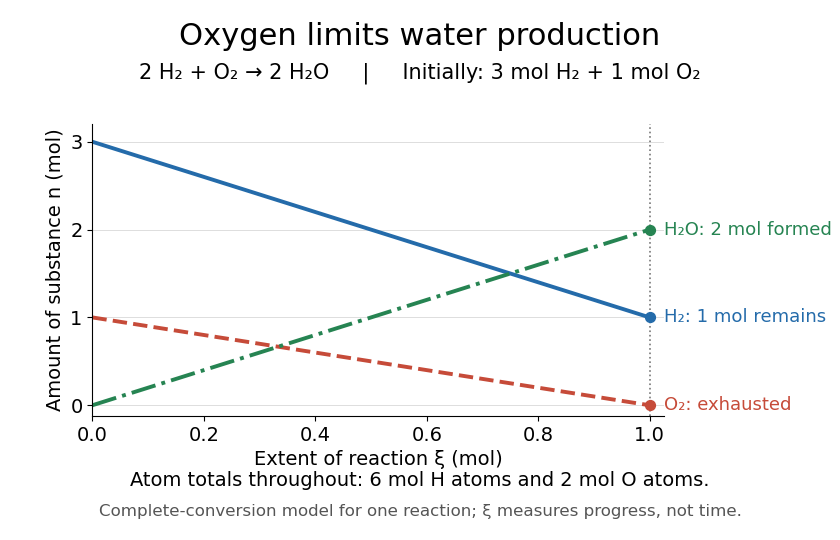

Python code for this plot:
"""Draw limiting-reagent-amounts.png into the current working directory.

Single-reaction stoichiometric progress; the horizontal axis is not time.
Tested with Python 3.14.4, NumPy 2.3.5, Matplotlib 3.10.7.
From _media: MPLBACKEND=Agg MPLCONFIGDIR=/tmp python3 ../limiting-reagent-amounts.py
"""

import matplotlib

matplotlib.use("Agg")
import matplotlib.pyplot as plt
import numpy as np


def main():
    initial = np.array([3.0, 1.0, 0.0])
    stoichiometric = np.array([-2.0, -1.0, 2.0])
    limit = np.min(initial[:2] / -stoichiometric[:2])
    extent = np.linspace(0, limit, 201)
    amounts = initial[:, None] + stoichiometric[:, None] * extent
    atom_composition = np.array([[2, 0, 2], [0, 2, 1]])
    np.testing.assert_allclose(atom_composition @ stoichiometric, [0, 0])
    np.testing.assert_allclose(atom_composition @ amounts,
                               np.tile([[6], [2]], (1, extent.size)))
    np.testing.assert_allclose(amounts[:, -1], [1, 0, 2])
    assert limit == 1 and np.all(amounts >= 0)
    assert np.any(initial + stoichiometric * (limit + 0.01) < 0)
    plt.rcParams.update({"font.size": 14, "savefig.facecolor": "white"})
    fig, ax = plt.subplots(figsize=(8.4, 5.4), facecolor="white")
    fig.subplots_adjust(left=0.11, right=0.79, top=0.77, bottom=0.23)
    fig.suptitle("Oxygen limits water production", fontsize=22, y=0.96)
    fig.text(0.5, 0.855, "2 H₂ + O₂ → 2 H₂O     |     Initially: 3 mol H₂ + 1 mol O₂", ha="center", fontsize=15)
    for values, color, style, label in zip(
            amounts, ["#246baa", "#c64b39", "#268452"], ["-", "--", "-."],
            ["H₂: 1 mol remains", "O₂: exhausted", "H₂O: 2 mol formed"]):
        ax.plot(extent, values, lw=2.8, color=color, ls=style)
        ax.scatter([limit], [values[-1]], color=color, s=50, zorder=4)
        ax.annotate(label, xy=(limit, values[-1]), xytext=(10, 0),
                    textcoords="offset points", color=color, fontsize=13, va="center",
                    annotation_clip=False)
    ax.axvline(limit, color="#777777", lw=1.2, ls=":")
    ax.set(xlim=(0, 1.025), ylim=(-0.12, 3.2), xlabel="Extent of reaction ξ (mol)",
           ylabel="Amount of substance n (mol)", xticks=np.linspace(0, 1, 6), yticks=[0, 1, 2, 3])
    ax.spines[["top", "right"]].set_visible(False)
    ax.grid(axis="y", color="#dddddd", lw=0.7)
    fig.text(0.5, 0.10, "Atom totals throughout: 6 mol H atoms and 2 mol O atoms.", ha="center", fontsize=14)
    fig.text(0.5, 0.045, "Complete-conversion model for one reaction; ξ measures progress, not time.",
             ha="center", fontsize=12, color="#555555")
    fig.savefig("limiting-reagent-amounts.png", dpi=100, facecolor="white", transparent=False)
    plt.close(fig)
    print("Verified ξ_max = 1 mol, final amounts (1, 0, 2) mol, nonnegativity,")
    print("and constant atom totals (6, 2) mol across all plotted points.")


if __name__ == "__main__":
    main()
